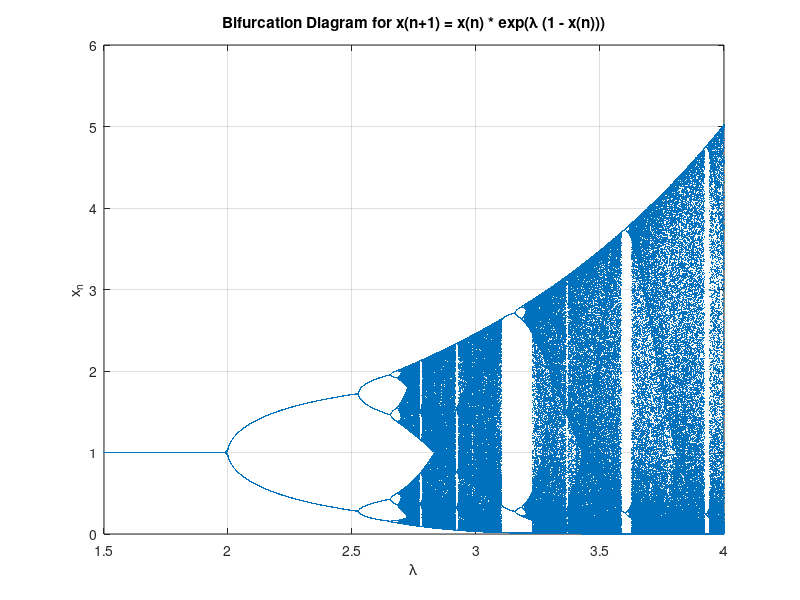

Source code (MATLAB):
% exponential_map_bifurcation.m - Bifurcation diagram simulation
%
% This script simulates the map:
%   x(n+1) = x(n) * exp(lambda*(1 - x(n)))
% for lambda values ranging from 1.5 to 4.0. For each lambda, the system is
% iterated 512 times and the initial transient dynamics (first 255 iterations)
% are discarded. The resulting values are plotted in a bifurcation diagram.
%
% Author: Sabneet Bains
% License: MIT License

clear; close all; clc;

% Initialize arrays to store simulation results
xResults = [];
lambdaResults = [];

% Define parameter range for lambda
lambdaVals = 1.5:0.001:4;

% Simulation parameters
numIterations = 512;     % Total iterations per lambda
transientCutoff = 255;   % Remove the first 255 iterations (i.e., keep from 256th onward)

% Loop over each lambda value
for lambda = lambdaVals
    % Pre-allocate vector for iterates
    xn = zeros(numIterations, 1);
    
    % Set initial condition and compute the first iterate
    x0 = 0.5;
    xn(1) = x0 * exp(lambda*(1 - x0));
    
    % Iterate the map using a for-loop
    for i = 1:numIterations-1
        xn(i+1) = xn(i) * exp(lambda*(1 - xn(i)));
    end
    
    % Remove transient dynamics
    xn_trimmed = xn(transientCutoff+1:end);
    
    % Create a vector of lambda values (same size as xn_trimmed)
    lambda_vector = lambda * ones(size(xn_trimmed));
    
    % Append results for this lambda
    xResults = [xResults; xn_trimmed];
    lambdaResults = [lambdaResults; lambda_vector];
end

% Plot the bifurcation diagram: lambda vs. x(n)
figure;
plot(lambdaResults, xResults, '.', 'MarkerSize', 1);
xlabel('\lambda');
ylabel('x_n');
title('Bifurcation Diagram for x(n+1) = x(n) * exp(\lambda (1 - x(n)))');
grid on;
